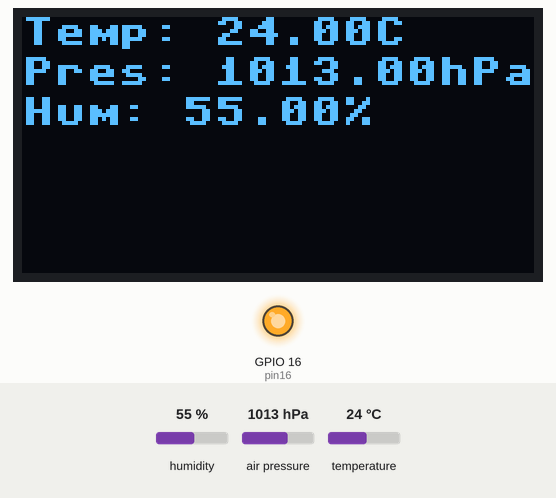
Simulated run of this program. Board: ESP32 board running MicroPython. On the bench: 128×64 one-colour display, output pins drawn as LEDs (lit = HIGH). The inputs (shaded band) are chosen by the test bench; at power-on: humidity 55 %, air pressure 1013 hPa, temperature 24 °C.

Above: at 1.2 s.
1.3 s: humidity set to 22 %
At 6.0 s:
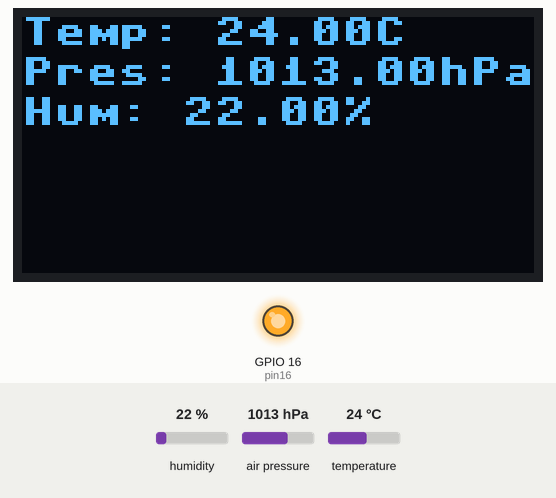
7.3 s: air pressure set to 952 hPa
At 11.0 s:
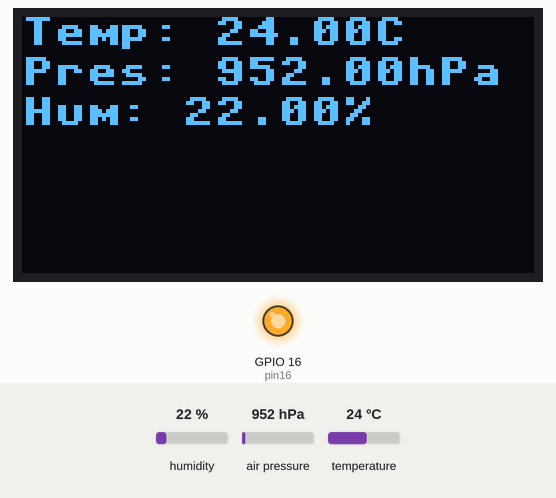
13.3 s: temperature set to 12 °C
At 16.1 s:
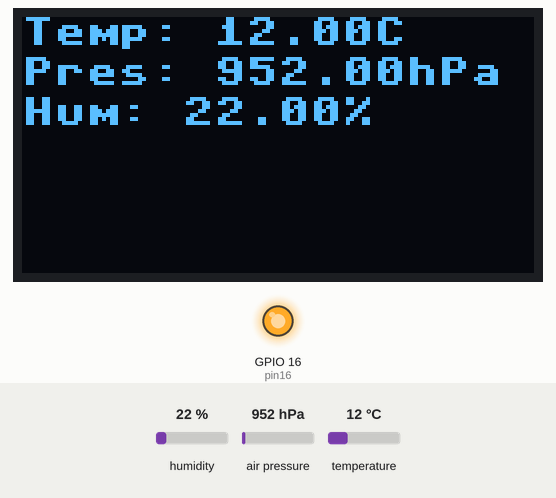
19.3 s: humidity set to 40 %
At 21.2 s:
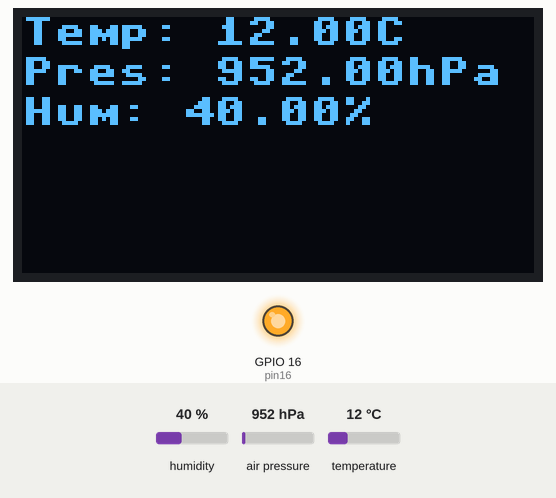
Timing chart, 0 to 22.7 s (numbered marks = the images above; inputs shaded):
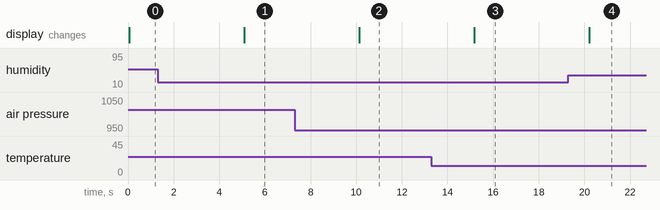

Measured:
- after the input at 1.3 s, the display: changes after 3.8 s (image 1)
- after the input at 7.3 s, the display: changes after 2.8 s (image 2)
- after the input at 13.3 s, the display: changes after 1.9 s (image 3)
- after the input at 19.3 s, the display: changes after 0.90 s (image 4)

The program:

main.py
```python
#
# Read BME 280 on I2C bus and display
#

import utime, ssd1306
import bme280
from machine import I2C, Pin


def main():
    # Common I2C bus
    i2c = I2C(scl=Pin(15), sda=Pin(4))

    # BME variables
    bme = bme280.BME280(i2c=i2c)

    # Display variables
    oled = ssd1306.SSD1306_I2C(128, 64, i2c)

    # Initialise the display
    pin16 = Pin(16, Pin.OUT)
    pin16.value(1)

    while True:
        oled.fill(0)
        oled.text('Temp: ' + bme.temperature, 0, 0)
        oled.text('Pres: ' + bme.pressure, 0, 10)
        oled.text('Hum: ' + bme.humidity, 0, 20)
        oled.show()
        utime.sleep(5)

if __name__ == '__main__':
    main()
```
